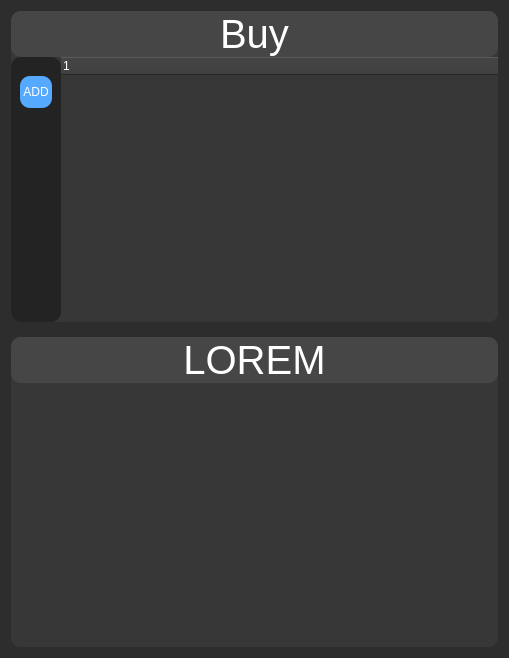
<?xml version="1.0" encoding="UTF-8"?>
<ui version="4.0">
 <class>Form</class>
 <widget class="QWidget" name="Form">
  <property name="geometry">
   <rect>
    <x>0</x>
    <y>0</y>
    <width>509</width>
    <height>658</height>
   </rect>
  </property>
  <property name="sizePolicy">
   <sizepolicy hsizetype="Expanding" vsizetype="Expanding">
    <horstretch>0</horstretch>
    <verstretch>0</verstretch>
   </sizepolicy>
  </property>
  <property name="windowTitle">
   <string>Form</string>
  </property>
  <property name="styleSheet">
   <string notr="true">background-color: rgb(45, 45, 45);</string>
  </property>
  <layout class="QHBoxLayout" name="horizontalLayout">
   <item>
    <widget class="QWidget" name="widget_7" native="true">
     <property name="sizePolicy">
      <sizepolicy hsizetype="Expanding" vsizetype="Expanding">
       <horstretch>0</horstretch>
       <verstretch>0</verstretch>
      </sizepolicy>
     </property>
     <layout class="QVBoxLayout" name="verticalLayout_6">
      <property name="spacing">
       <number>15</number>
      </property>
      <property name="leftMargin">
       <number>0</number>
      </property>
      <property name="topMargin">
       <number>0</number>
      </property>
      <property name="rightMargin">
       <number>0</number>
      </property>
      <property name="bottomMargin">
       <number>0</number>
      </property>
      <item>
       <widget class="QWidget" name="p2_leftTop_widget" native="true">
        <property name="sizePolicy">
         <sizepolicy hsizetype="Expanding" vsizetype="Expanding">
          <horstretch>0</horstretch>
          <verstretch>0</verstretch>
         </sizepolicy>
        </property>
        <property name="styleSheet">
         <string notr="true">background-color: rgb(55,55,55);
color: rgb(255, 255, 255);
border-radius: 10px;</string>
        </property>
        <layout class="QVBoxLayout" name="verticalLayout">
         <property name="spacing">
          <number>0</number>
         </property>
         <property name="leftMargin">
          <number>0</number>
         </property>
         <property name="topMargin">
          <number>0</number>
         </property>
         <property name="rightMargin">
          <number>0</number>
         </property>
         <property name="bottomMargin">
          <number>0</number>
         </property>
         <item>
          <widget class="QLabel" name="p2_buy_label">
           <property name="maximumSize">
            <size>
             <width>16777215</width>
             <height>100</height>
            </size>
           </property>
           <property name="font">
            <font>
             <family>MS Shell Dlg 2</family>
             <pointsize>30</pointsize>
             <weight>50</weight>
             <italic>false</italic>
             <bold>false</bold>
            </font>
           </property>
           <property name="styleSheet">
            <string notr="true">QLabel {
	background-color: rgb(70,70,70);
	font: 30pt &quot;MS Shell Dlg 2&quot;;
	color: rgb(255,255,255);
	border-radius:10px 10px 10px 0px;
}</string>
           </property>
           <property name="text">
            <string>Buy</string>
           </property>
           <property name="alignment">
            <set>Qt::AlignCenter</set>
           </property>
          </widget>
         </item>
         <item>
          <widget class="QWidget" name="widget" native="true">
           <property name="sizePolicy">
            <sizepolicy hsizetype="Expanding" vsizetype="Expanding">
             <horstretch>0</horstretch>
             <verstretch>0</verstretch>
            </sizepolicy>
           </property>
           <property name="styleSheet">
            <string notr="true">background-color: rgb(55,55,55);</string>
           </property>
           <layout class="QHBoxLayout" name="horizontalLayout_2">
            <property name="spacing">
             <number>0</number>
            </property>
            <property name="leftMargin">
             <number>0</number>
            </property>
            <property name="topMargin">
             <number>0</number>
            </property>
            <property name="rightMargin">
             <number>0</number>
            </property>
            <property name="bottomMargin">
             <number>0</number>
            </property>
            <item>
             <widget class="QWidget" name="widget_3" native="true">
              <property name="sizePolicy">
               <sizepolicy hsizetype="Preferred" vsizetype="Expanding">
                <horstretch>0</horstretch>
                <verstretch>0</verstretch>
               </sizepolicy>
              </property>
              <property name="minimumSize">
               <size>
                <width>40</width>
                <height>0</height>
               </size>
              </property>
              <property name="styleSheet">
               <string notr="true">background-color: rgb(35,35,35);</string>
              </property>
              <layout class="QVBoxLayout" name="verticalLayout_4">
               <item>
                <widget class="QPushButton" name="p2_add_buy_rule">
                 <property name="maximumSize">
                  <size>
                   <width>32</width>
                   <height>32</height>
                  </size>
                 </property>
                 <property name="styleSheet">
                  <string notr="true">background-color: rgb(85, 170, 255);</string>
                 </property>
                 <property name="text">
                  <string>ADD</string>
                 </property>
                </widget>
               </item>
               <item>
                <widget class="QPushButton" name="p2_edit_buy_rule">
                 <property name="maximumSize">
                  <size>
                   <width>32</width>
                   <height>32</height>
                  </size>
                 </property>
                 <property name="styleSheet">
                  <string notr="true">background-color: rgb(35,35,35);
border: 0px sold;</string>
                 </property>
                 <property name="text">
                  <string/>
                 </property>
                </widget>
               </item>
               <item>
                <widget class="QPushButton" name="p2_delete_buy_rule">
                 <property name="maximumSize">
                  <size>
                   <width>32</width>
                   <height>32</height>
                  </size>
                 </property>
                 <property name="styleSheet">
                  <string notr="true">background-color: rgb(35,35,35);
border: 0px sold;</string>
                 </property>
                 <property name="text">
                  <string/>
                 </property>
                </widget>
               </item>
               <item>
                <widget class="QPushButton" name="p2_undo_buy_rule">
                 <property name="maximumSize">
                  <size>
                   <width>32</width>
                   <height>32</height>
                  </size>
                 </property>
                 <property name="styleSheet">
                  <string notr="true">background-color: rgb(35,35,35);
border: 0px sold;</string>
                 </property>
                 <property name="text">
                  <string/>
                 </property>
                </widget>
               </item>
               <item>
                <widget class="QPushButton" name="pushButton_8">
                 <property name="maximumSize">
                  <size>
                   <width>32</width>
                   <height>32</height>
                  </size>
                 </property>
                 <property name="styleSheet">
                  <string notr="true">background-color: rgb(35,35,35);
border: 0px sold;</string>
                 </property>
                 <property name="text">
                  <string/>
                 </property>
                </widget>
               </item>
              </layout>
             </widget>
            </item>
            <item>
             <widget class="QTreeWidget" name="p2_buyCondition_treeWidget">
              <property name="sizePolicy">
               <sizepolicy hsizetype="Expanding" vsizetype="Expanding">
                <horstretch>0</horstretch>
                <verstretch>0</verstretch>
               </sizepolicy>
              </property>
              <property name="styleSheet">
               <string notr="true">color: rgb(255, 255, 255);
background-color: rgb(55,55,55);
font: 8pt &quot;MS Shell Dlg 2&quot;;</string>
              </property>
              <column>
               <property name="text">
                <string notr="true">1</string>
               </property>
              </column>
             </widget>
            </item>
           </layout>
          </widget>
         </item>
        </layout>
       </widget>
      </item>
      <item>
       <widget class="QWidget" name="p2_leftBottom_widget" native="true">
        <property name="sizePolicy">
         <sizepolicy hsizetype="Expanding" vsizetype="Expanding">
          <horstretch>0</horstretch>
          <verstretch>0</verstretch>
         </sizepolicy>
        </property>
        <property name="styleSheet">
         <string notr="true">background-color: rgb(55,55,55);
color: rgb(255, 255, 255);
border-radius: 10px;</string>
        </property>
        <layout class="QVBoxLayout" name="verticalLayout_3">
         <property name="spacing">
          <number>0</number>
         </property>
         <property name="leftMargin">
          <number>0</number>
         </property>
         <property name="topMargin">
          <number>0</number>
         </property>
         <property name="rightMargin">
          <number>0</number>
         </property>
         <property name="bottomMargin">
          <number>0</number>
         </property>
         <item>
          <widget class="QLabel" name="p2_buy_label_2">
           <property name="maximumSize">
            <size>
             <width>16777215</width>
             <height>100</height>
            </size>
           </property>
           <property name="font">
            <font>
             <family>MS Shell Dlg 2</family>
             <pointsize>30</pointsize>
             <weight>50</weight>
             <italic>false</italic>
             <bold>false</bold>
            </font>
           </property>
           <property name="styleSheet">
            <string notr="true">QLabel {
	background-color: rgb(70,70,70);
	font: 30pt &quot;MS Shell Dlg 2&quot;;
	color: rgb(255,255,255);
	border-radius: 10px;
}</string>
           </property>
           <property name="text">
            <string>LOREM</string>
           </property>
           <property name="alignment">
            <set>Qt::AlignCenter</set>
           </property>
          </widget>
         </item>
         <item>
          <widget class="QWidget" name="widget_2" native="true">
           <property name="sizePolicy">
            <sizepolicy hsizetype="Expanding" vsizetype="Expanding">
             <horstretch>0</horstretch>
             <verstretch>0</verstretch>
            </sizepolicy>
           </property>
           <property name="styleSheet">
            <string notr="true">background-color: rgb(55,55,55);</string>
           </property>
          </widget>
         </item>
        </layout>
       </widget>
      </item>
     </layout>
    </widget>
   </item>
  </layout>
 </widget>
 <resources/>
 <connections/>
</ui>
